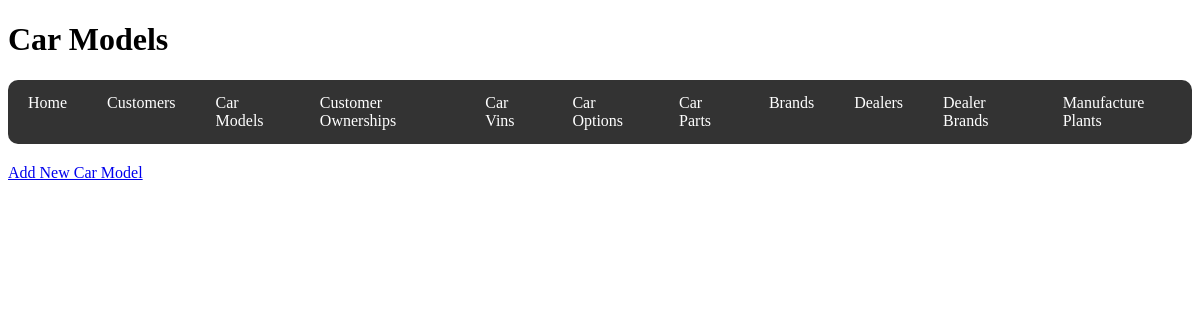
/carmodels, run on an earlier commit of the app's database.
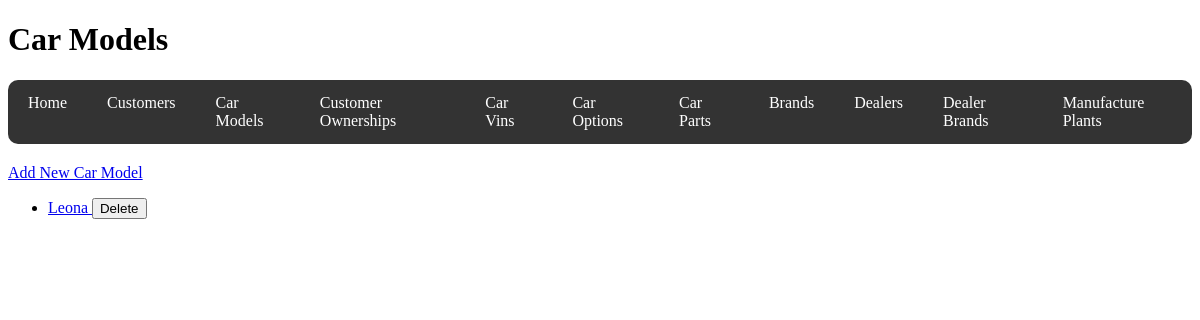
And on a later commit of the database.
### code/models.py (models this page shows)
class CarModel(db.Model):
    __tablename__ = "Models"
    model_id = db.Column(db.Integer, primary_key=True)
    model_name = db.Column(db.String(50), nullable=False)
    model_base_price = db.Column(db.Integer, nullable=False)
    brand_id = db.Column(db.Integer, db.ForeignKey("Brands.brand_id"))

### code/routes/carmodels.py (the view, shortened to what this page needs)
@carmodels_bp.route("/carmodels", methods=["GET", "POST"])
def carmodels():
    carmodels = CarModel.query.all()
    return render_template("carmodels.html", carmodels=carmodels)

### code/templates/carmodels.html
{% extends 'base.html' %} {% block title %}Car Models{% endblock %} {% block
header %}
<h1>Car Models</h1>
{% endblock %} {% block content %}
<a href="{{ url_for('carmodels.new_carmodel') }}">Add New Car Model</a>
<ul>
  {% for carmodel in carmodels %}
  <li>
    <a
      href="{{ url_for('carmodels.view_carmodel', model_id=carmodel.model_id) }}"
    >
      {{ carmodel.model_name }}
    </a>
    <form
      action="{{ url_for('carmodels.delete_carmodel', model_id=carmodel.model_id) }}"
      method="POST"
      style="display: inline"
    >
      <button type="submit">Delete</button>
    </form>
  </li>
  {% endfor %}
</ul>
{% endblock %}

What changed in the data, as far as the page shows it:
added CarModel: model_name "Leona"
